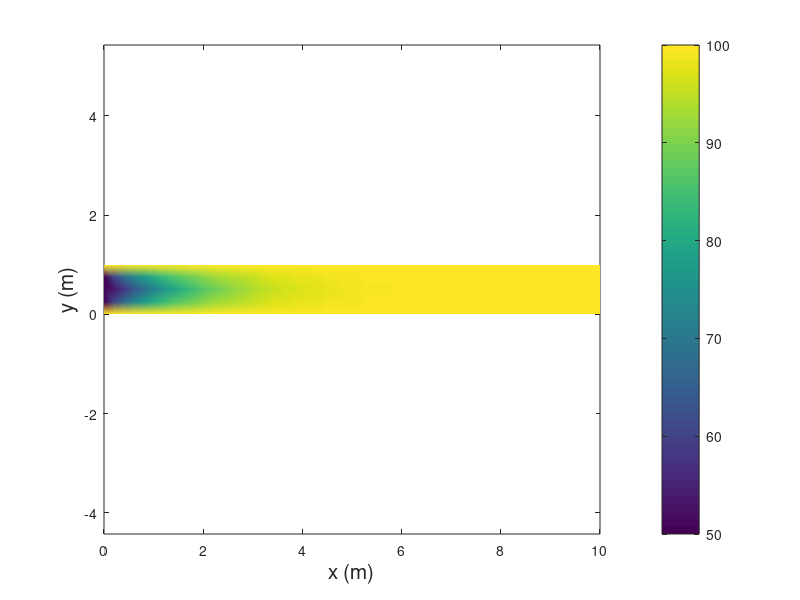
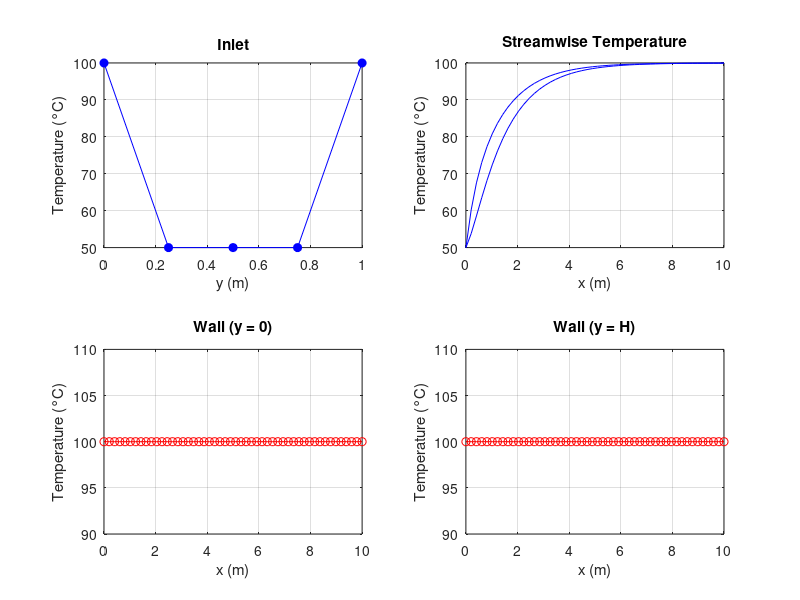
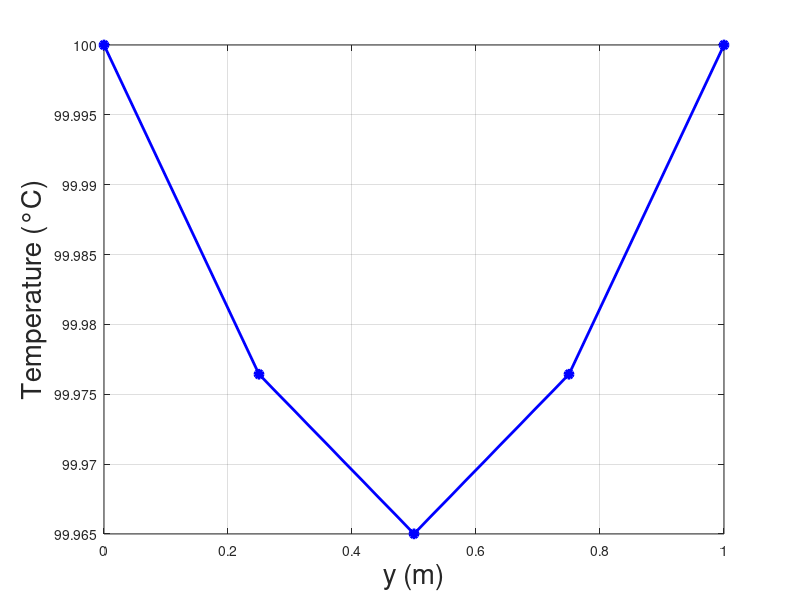
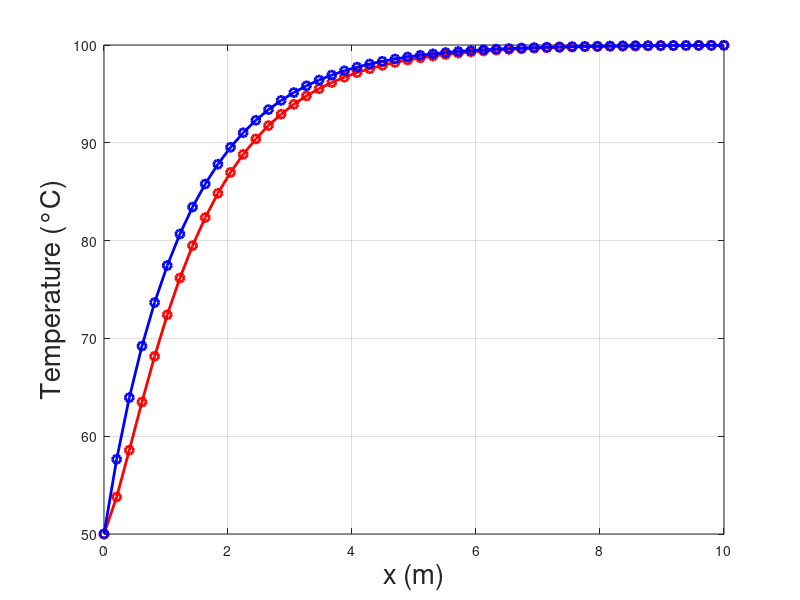

The MATLAB source for these figures, in order: (Note: this script raises an error after producing the figures.)
clear;
clc;
close all;

% Physical Parameters
rho = 1;  % Density kg/m^3
cp = 10;  % Specific heat capacity J/(K*kg)
k = 0.12;  % Thermal conductivity W/(m*K)
nu = 1e-2;  % Kinematic viscosity m^2/s
Gamma = k/cp;  % Heat diffusion coefficient kg/(m*s)
L = 10;  % Channel length m
H = 1;  % Channel height m
Pe = 16.5;  % Peclet number
u_mean = Pe*Gamma/(2*H*rho);  % Average speed m/s
Re = 2*H*u_mean/nu;  % Reynolds number

% Mesh Parameters
nx = 50;  % Coarse mesh x refinement
ny = 5;  % Coarse mesh y refinement
dx = L/(nx-1);
dy = H/(ny-1);
N = nx*ny; % DOF number

% Boundary Temperature Parameters
T_in = 50;  % Inlet temperature °C
T_wall = 100;  % Wall temperature °C

% Velocity Field Function
u_x = @(y) 6*u_mean.*(y/H).*(1-(y/H));

% Initialize coefficient matrix A and right-hand side vector b
A = zeros(N, N);
b = zeros(N, 1);

% Fill in the Equations for the internal CV
% Diffusion coefficient
D_e = Gamma*dy/dx;  % Eastern
D_w = Gamma*dy/dx;  % Western
D_n = Gamma*dx/dy;  % Northern
D_s = Gamma*dx/dy;  % Southern

for i = 2:(ny-1)
% Advection coefficient
y_e = H - (i-1)*dy;  % y_eastern
ux_e = u_x(y_e);  % Mean velocity
F_e = rho * ux_e * dy;  % Eastbound convection flux
F_w = F_e;  % Incompressible flow

% Coefficients of Algebraic Equations
a_E = D_e + max(-F_e,0);
a_W = D_w + max(F_w,0);
a_N = D_n;
a_S = D_s;
a_P = a_E + a_W + a_N + a_S;

    for j = 2:(nx-1)
        n = (i-1)*nx + j;

        % Fill matrix A (The internal CV has no source term, so b(n) is zero
        A(n,n) = a_P;
        A(n,n+1) = -a_E;
        A(n,n-1) = -a_W;
        A(n,n+nx) = -a_N;
        A(n,n-nx) = -a_S;
    end
end

% Fill boundary conditions at the inlet (Dirichlet T=T_in)
for i = 2:ny-1
    n = (i-1)*nx + 1;
    A(n,:) = 0;
    A(n,n) = 1;
    b(n) = T_in;
end

% Fill the boundary conditions at the outlet (Neumann)
for i = 2:ny-1
    n = (i-1)*nx + nx;

    % Advection coefficient
    y_e = H - (i-1)*dy;  % y_eastern
    ux_e = u_x(y_e);  % Mean velocity
    F_e = rho * ux_e * dy;  % Eastbound convection flux
    F_w = F_e;  % Incompressible flow
    
    % Coefficients of Algebraic Equations
    a_W = D_w + max(F_w,0);
    a_N = D_n;
    a_S = D_s;
    a_P = a_W + a_N + a_S;

    A(n,n) = a_P;
    A(n,n+1) = 0;
    A(n,n-1) = -a_W;
    A(n, n+nx) = -a_N;
    A(n, n-nx) = -a_S;
    b(n) = 0;
end

% Fill boundary conditions at the walls including 4 corner CVs (Dirichlet T=T_wall)
for j = 1:nx
    % Lower wall surface
    n = (ny-1)*nx + j;
    A(n,:) = 0;
    A(n,n) = 1;
    b(n) = T_wall;
    
    % Upper wall surface
    n = j;
    A(n,:) = 0;
    A(n,n) = 1;
    b(n) = T_wall;
end

% Solve the linear equation system
T = A\b;

T_2D = reshape(T, nx, ny)';
x_coords = linspace(0, L, nx);   
y_coords = linspace(0, H, ny);    
[X, Y] = meshgrid(x_coords, y_coords);

% Visualization and Validation of Temperature Fields
figure('Name', 'Coarse-mesh temperature field');
pcolor(X, Y, T_2D);   
shading interp;
colorbar;               
xlabel('x (m)', 'FontSize', 15);       
ylabel('y (m)', 'FontSize', 15);        
%title(['Channel temperature field（nx=' num2str(nx) ', ny=' num2str(ny) '）']);
axis equal tight;

%%% 12.
figure('Name', 'Boundary conditions validation');

% Verify inlet temperature (plotting the temperature curve at x=0)
subplot(2, 2, 1);
plot(y_coords, T_2D(:, 1), 'b-o', 'MarkerFaceColor', 'blue');             
xlabel('y (m)');
ylabel('Temperature (°C)');
title('Inlet');
grid on;

% Verify visualizartion of the outlet temperature
subplot(2, 2, 2);
plot(x_coords, T_2D(2,:), 'b');  
hold on;
plot(x_coords, T_2D(ny-2,:), 'b');  
xlabel('x (m)');
ylabel('Temperature (°C)');
title('Streamwise Temperature');
grid on;

% Verify wall surface temperature (plotting the temperature curve at y=0)
subplot(2, 2, 3);
plot(x_coords, T_2D(ny, :), 'r-o');        
xlabel('x (m)');
ylabel('Temperature (°C)');
title('Wall (y = 0)');
grid on;

% Verify wall surface temperature (plotting the temperature curve at y=H)
subplot(2, 2, 4);
plot(x_coords, T_2D(1,:), 'r-o');       
xlabel('x (m)');
ylabel('Temperature (°C)');
title('Wall (y = H)');
grid on;

%%% 13.
figure();
plot(y_coords, T_2D(:, nx), 'b-o', 'MarkerFaceColor', 'blue', 'LineWidth', 2);             
xlabel('y (m)',  'FontSize', 20);
ylabel('Temperature (°C)', 'FontSize', 20);
%title('Outlet');
grid on;

figure();
plot(x_coords, T_2D(ceil(ny/2),:), 'r-o', 'LineWidth', 2);
hold on;
T_mean_weighted =@(T) u_x(y_coords) * T / sum(u_x(y_coords));
T_mean_weighted_values = zeros(size(x_coords, 2), 1);

for i=1:size(x_coords, 2)
    T_mean_weighted_values(i) = T_mean_weighted(T_2D(:,i));
end

plot(x_coords, T_mean_weighted_values, 'b-o', 'LineWidth', 2);
xlabel('x (m)', 'FontSize', 20);
ylabel('Temperature (°C)', 'FontSize', 20);
%title('Wall (y = H)');
grid on;

x_entry_index = 0;
for i=1:size(x_coords, 2)
    if T_2D(ceil(ny/2),i) >= 0.9 * T_wall
        x_entry_index = i;
        break
    end
end

xline(x_coords(x_entry_index), '-', 'LineWidth', 3);
legend('Centerline temperature', 'Weighted mean temperature', 'Entry length', 'FontSize', 20)
disp(x_coords(x_entry_index));

%%% 14.
function [error, residual, it, sol] = sor(A, b, w, guess, tol)
    n = size(b,1);
    sol = guess;
    solnew = zeros(n,1);

    error = [];
    residual = [];

    it = 0;
    var1 = tol + 1;
    var2 = tol + 1;
    while var1 > tol || var2 > tol
        for i=1:n
            solnew(i) = (b(i) - A(i, i+1:end)*sol(i+1:end) - A(i, 1:i-1)*solnew(1:i-1)) / A(i, i);
        end

        solold = sol;
        sol = (1 - w) * sol + w * solnew;
        var1 = sqrt(sum((sol - solold).^2)) / sqrt(sum((solold).^2));
        var2 = sqrt(sum((A*sol - b).^2)) / sqrt(sum((diag(A)' * sol).^2));

        error(end + 1) = var1;
        residual(end + 1) = var2;
        it = it + 1;
    end
end

guess = 50*ones(N, 1);

for j = 1:nx
    % Lower wall surface
    n = (ny-1)*nx + j;
    guess(n) = T_wall;
    
    % Upper wall surface
    n = j;
    guess(n) = T_wall;
end

[error1, residual1, it1, sol] = sor(A, b, 1, guess, 1e-5);
[error2, residual2, it2, sol] = sor(A, b, 1.5, guess, 1e-5);

figure();
iter1 = 1:1:it1;
iter2 = 1:1:it2;
plot(iter1, error1, 'LineWidth', 2);
hold on;
plot(iter2, error2, 'LineWidth', 2);
grid on;
xlabel('Iterations', 'FontSize', 20);
ylabel('Relative iteration error', 'FontSize', 20);
legend('Relative error (w=1)', 'Relative error (w=1.5)', 'FontSize', 20);

figure();
plot(iter1, residual1, 'LineWidth', 2);
hold on;
plot(iter2, residual2, 'LineWidth', 2);
grid on;
xlabel('Iterations', 'FontSize', 20);
ylabel('Normalized residuals', 'FontSize', 20);
legend('Normalized residual (w=1)', 'Normalized residual (w=1.5)', 'FontSize', 20);

disp(it1);
disp(it2);